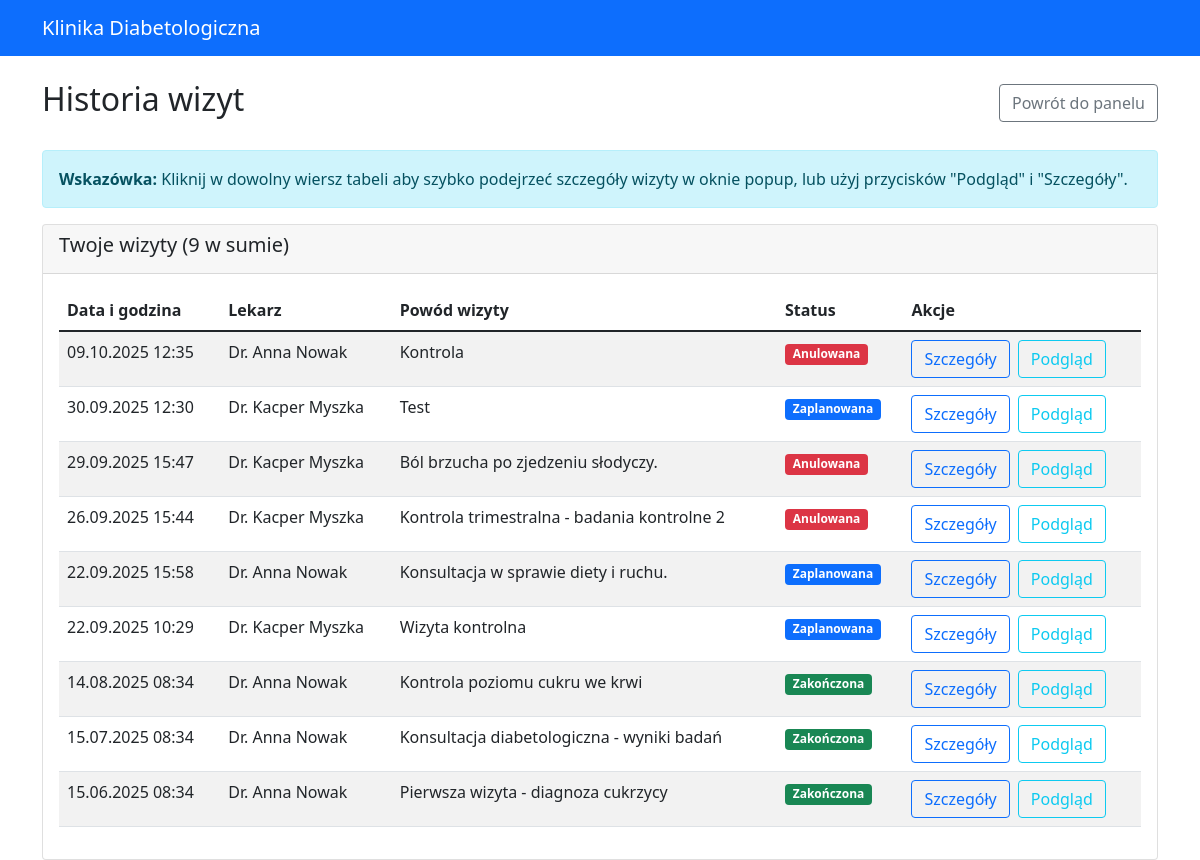
The app's page /appointments/history/ (signed in) with its own data.
### appointments/models.py (models this page shows, shortened)
class Appointment(models.Model):
    STATUS_CHOICES = [
        ('scheduled', 'Zaplanowana'),
        ('completed', 'Zakończona'),
        ('cancelled', 'Anulowana'),
        ('no_show', 'Niestawiennictwo'),
    ]
    patient = models.ForeignKey(Patient, on_delete=models.CASCADE, related_name='appointments')
    doctor = models.ForeignKey(Doctor, on_delete=models.CASCADE, related_name='appointments')
    appointment_date = models.DateTimeField()
    status = models.CharField(max_length=15, choices=STATUS_CHOICES, default='scheduled')
    reason = models.CharField(max_length=200, help_text="Powód wizyty")
    notes = models.TextField(blank=True, help_text="Notatki z wizyty")
    duration_minutes = models.PositiveIntegerField(default=30)
    created_at = models.DateTimeField(auto_now_add=True)
    updated_at = models.DateTimeField(auto_now=True)
    class Meta:
        ordering = ['-appointment_date']
        verbose_name = "Wizyta"
        verbose_name_plural = "Wizyty"

### doctors/models.py (models this page shows, shortened)
class Doctor(models.Model):
    user = models.OneToOneField(settings.AUTH_USER_MODEL, on_delete=models.CASCADE, related_name='doctor_profile')
    license_number = models.CharField(max_length=20, unique=True)
    specialization = models.CharField(
        max_length=50,
        choices=[
            ('endocrinologist', 'Endokrynolog'),
            ('diabetologist', 'Diabetolog'),
            ('internal_medicine', 'Internista'),
            ('family_medicine', 'Lekarz rodzinny'),
        ]
    )
    years_of_experience = models.PositiveIntegerField()
    office_address = models.TextField()
    consultation_fee = models.DecimalField(max_digits=6, decimal_places=2)
    working_hours_start = models.TimeField()
    working_hours_end = models.TimeField()
    working_days = models.CharField(
        max_length=20,
        choices=[
            ('mon-fri', 'Poniedziałek-Piątek'),
            ('mon-sat', 'Poniedziałek-Sobota'),
            ('tue-thu', 'Wtorek-Czwartek'),
        ],
        default='mon-fri'
    )
    education = models.TextField()
    certifications = models.TextField(blank=True)
    bio = models.TextField(blank=True)
    is_accepting_patients = models.BooleanField(default=True)
    created_at = models.DateTimeField(auto_now_add=True)
    updated_at = models.DateTimeField(auto_now=True)
    class Meta:
        verbose_name = "Lekarz"
        verbose_name_plural = "Lekarze"

### authentication/models.py (models this page shows, shortened)
class User(AbstractUser):
    USER_TYPE_CHOICES = (
        ('patient', 'Pacjent'),
        ('doctor', 'Lekarz'),
    )
    user_type = models.CharField(
        max_length=10,
        choices=USER_TYPE_CHOICES,
        default='patient'
    )
    phone_number = models.CharField(max_length=15, blank=True)
    failed_login_attempts = models.IntegerField(default=0)
    last_failed_login = models.DateTimeField(null=True, blank=True)
    account_locked_until = models.DateTimeField(null=True, blank=True)
    def is_patient(self):
        return self.user_type == 'patient'

### appointments/views.py (the view)
# urls.py: path('history/', views.patient_appointment_history, name='patient_history'),
@login_required
def patient_appointment_history(request):
    if not request.user.is_patient():
        return redirect('authentication:login')
    patient = request.user.patient_profile
    appointments = Appointment.objects.filter(patient=patient).order_by('-appointment_date')
    paginator = Paginator(appointments, 10)
    page_number = request.GET.get('page')
    page_obj = paginator.get_page(page_number)
    context = {
        'appointments': page_obj,
        'patient': patient,
        'now': timezone.now(),
    }
    return render(request, 'appointments/patient_history.html', context)

### appointments/templates/appointments/patient_history.html (shortened to what this page needs)
{% extends 'authentication/base.html' %}
{% block content %}
<div class="row">
    <div class="col-md-12">
        <div class="d-flex justify-content-between align-items-center mb-4">
            <h2>Historia wizyt</h2>
            <a href="{% url 'patients:dashboard' %}" class="btn btn-outline-secondary">Powrót do panelu</a>
        </div>
        {% if appointments %}
            <div class="alert alert-info mb-3">
                <strong>Wskazówka:</strong> Kliknij w dowolny wiersz tabeli aby szybko podejrzeć szczegóły wizyty w oknie popup, lub użyj przycisków "Podgląd" i "Szczegóły".
            </div>
            <div class="card">
                <div class="card-header">
                    <h5>Twoje wizyty ({{ appointments.paginator.count }} w sumie)</h5>
                </div>
                <div class="card-body">
                    <div class="table-responsive">
                        <table class="table table-striped">
                            <thead>
                                <tr>
                                    <th>Data i godzina</th>
                                    <th>Lekarz</th>
                                    <th>Powód wizyty</th>
                                    <th>Status</th>
                                    <th>Akcje</th>
                                </tr>
                            </thead>
                            <tbody>
                                {% for appointment in appointments %}
                                <tr class="appointment-row" style="cursor: pointer;"
                                    onclick="showAppointmentModal({{ appointment.id }}, '{{ appointment.appointment_date|date:"d.m.Y H:i" }}', 'Dr. {{ appointment.doctor.user.first_name }} {{ appointment.doctor.user.last_name }}', '{{ appointment.reason }}', '{{ appointment.get_status_display }}', '{{ appointment.status }}')">
                                    <td>{{ appointment.appointment_date|date:"d.m.Y H:i" }}</td>
                                    <td>Dr. {{ appointment.doctor.user.first_name }} {{ appointment.doctor.user.last_name }}</td>
                                    <td>{{ appointment.reason }}</td>
                                    <td>
                                        {% if appointment.status == 'scheduled' %}
                                            <span class="badge bg-primary">{{ appointment.get_status_display }}</span>
                                        {% elif appointment.status == 'completed' %}
                                            <span class="badge bg-success">{{ appointment.get_status_display }}</span>
                                        {% elif appointment.status == 'cancelled' %}
                                            <span class="badge bg-danger">{{ appointment.get_status_display }}</span>
                                        {% else %}
                                            <span class="badge bg-warning">{{ appointment.get_status_display }}</span>
                                        {% endif %}
                                    </td>
                                    <td>
                                        <div class="d-flex flex-wrap gap-2">
                                            <a href="{% url 'appointments:detail' appointment.id %}" class="btn btn-outline-primary" onclick="event.stopPropagation();">Szczegóły</a>
                                            <button class="btn btn-outline-info" onclick="event.stopPropagation(); showAppointmentModal({{ appointment.id }}, '{{ appointment.appointment_date|date:"d.m.Y H:i" }}', 'Dr. {{ appointment.doctor.user.first_name }} {{ appointment.doctor.user.last_name }}', '{{ appointment.reason }}', '{{ appointment.get_status_display }}', '{{ appointment.status }}')">Podgląd</button>
                                        </div>
                                    </td>
                                </tr>
                                {% endfor %}
                            </tbody>
                        </table>
                    </div>
                </div>
            </div>
        {% else %}
            <div class="alert alert-info">
                <h4>Brak wizyt</h4>
                <p>Nie masz jeszcze żadnych wizyt w systemie.</p>
                <a href="#" class="btn btn-primary">Umów pierwszą wizytę</a>
            </div>
        {% endif %}
    </div>
</div>
{% endblock %}

### records on screen
Appointment: appointment_date "09.10.2025 12:35", doctor.user.first_name "Anna", doctor.user.last_name "Nowak", reason "Kontrola", status "Anulowana"
Appointment: appointment_date "30.09.2025 12:30", doctor.user.first_name "Kacper", doctor.user.last_name "Myszka", reason "Test", status "Zaplanowana"
Appointment: appointment_date "29.09.2025 15:47", doctor.user.first_name "Kacper", doctor.user.last_name "Myszka", reason "Ból brzucha po zjedzeniu słodyczy.", status "Anulowana"
Appointment: appointment_date "26.09.2025 15:44", doctor.user.first_name "Kacper", doctor.user.last_name "Myszka", reason "Kontrola trimestralna - badania kontrolne 2", status "Anulowana"
Appointment: appointment_date "22.09.2025 15:58", doctor.user.first_name "Anna", doctor.user.last_name "Nowak", reason "Konsultacja w sprawie diety i ruchu.", status "Zaplanowana"
Appointment: appointment_date "22.09.2025 10:29", doctor.user.first_name "Kacper", doctor.user.last_name "Myszka", reason "Wizyta kontrolna", status "Zaplanowana"
Appointment: appointment_date "14.08.2025 08:34", doctor.user.first_name "Anna", doctor.user.last_name "Nowak", reason "Kontrola poziomu cukru we krwi", status "Zakończona"
Appointment: appointment_date "15.07.2025 08:34", doctor.user.first_name "Anna", doctor.user.last_name "Nowak", reason "Konsultacja diabetologiczna - wyniki badań", status "Zakończona"
Appointment: appointment_date "15.06.2025 08:34", doctor.user.first_name "Anna", doctor.user.last_name "Nowak", reason "Pierwsza wizyta - diagnoza cukrzycy", status "Zakończona"

### other values on screen
{{ appointments.paginator.count }} "9"
